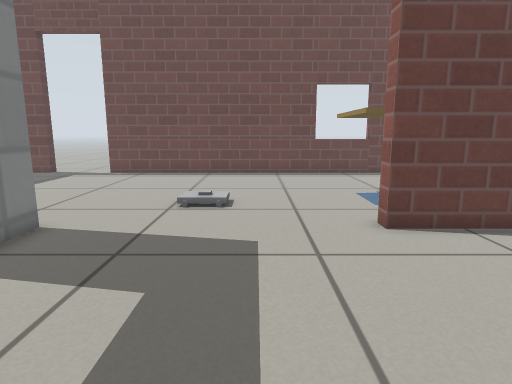
View 1 (above)

16 first-person views from a walk through a world built for the Gazebo simulator. The camera is 0.59 m above the floor, tilts 10° down and sees 75° across. The floor is counted in squares, 0.25 m on a side. Each view is taken from the middle of a square. On the plan, view 1 faces up. The plan holds only what a view shows up to about 19 squares ahead; the rest is blank. The robots in the file are not drawn. Simple patterns stand in for the simulator's built-in surfaces.

View 2
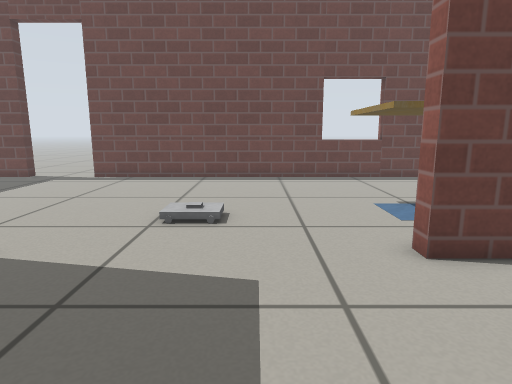

View 3
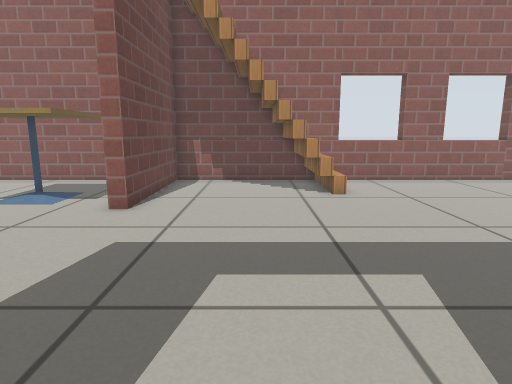

View 4
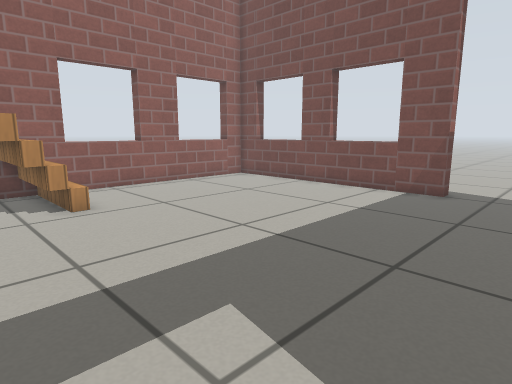

View 5
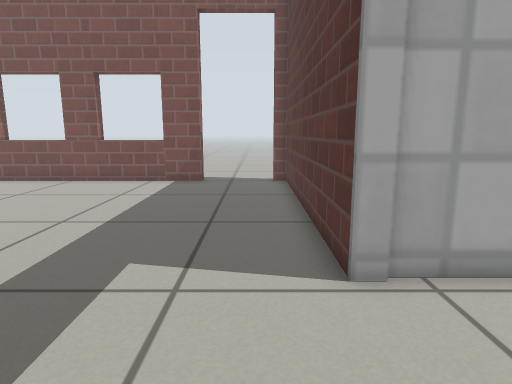

View 6
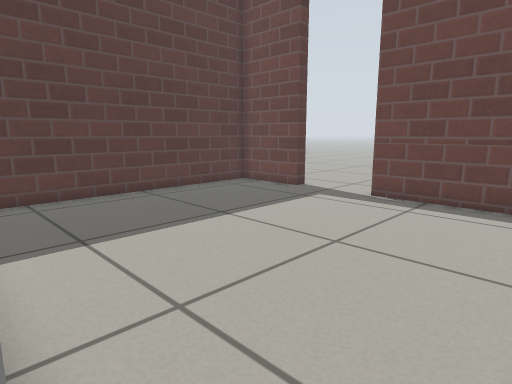

View 7
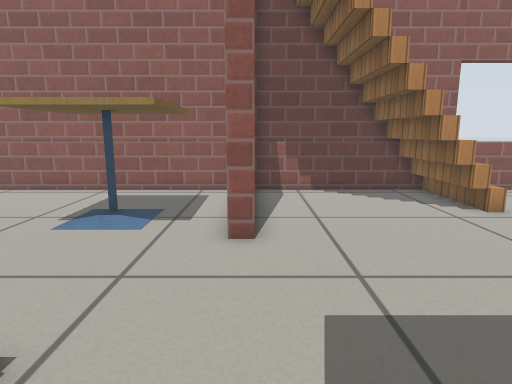

View 8
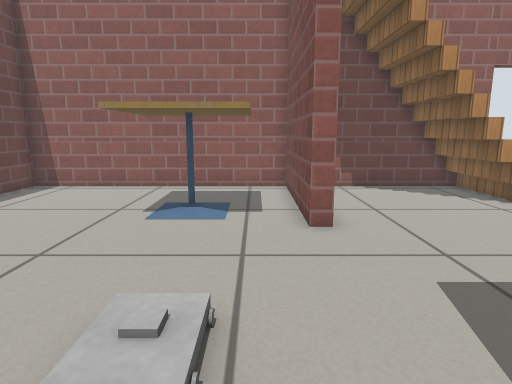

View 9
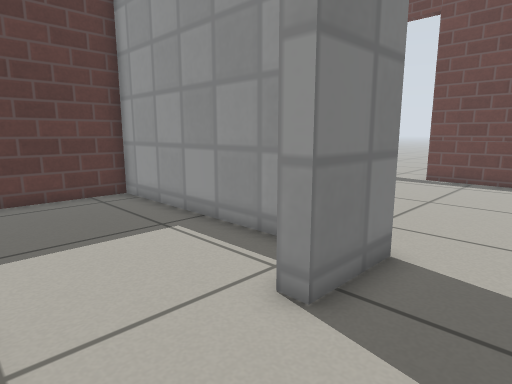

View 10
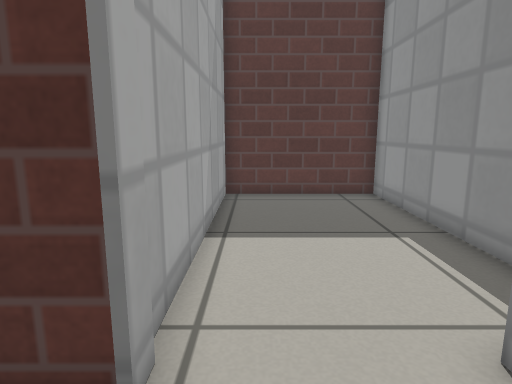

View 11
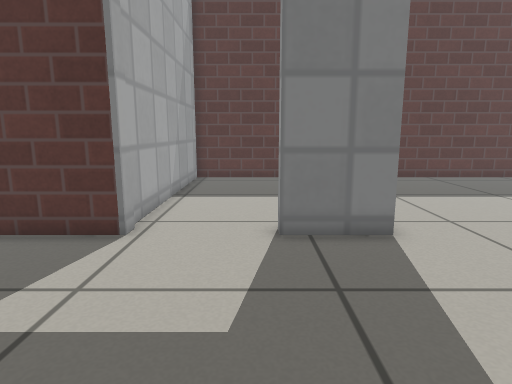

View 12
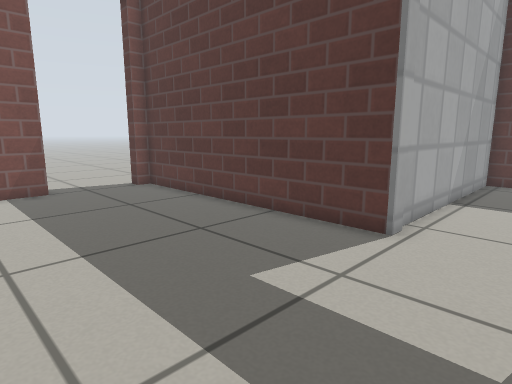

View 13
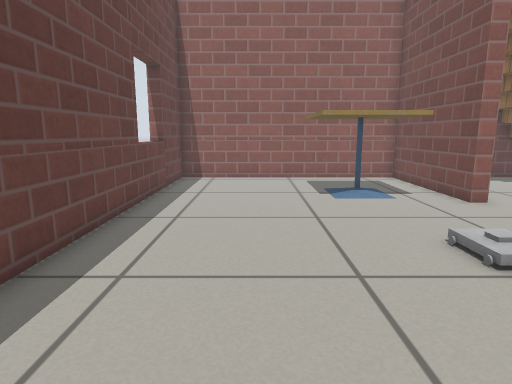

View 14
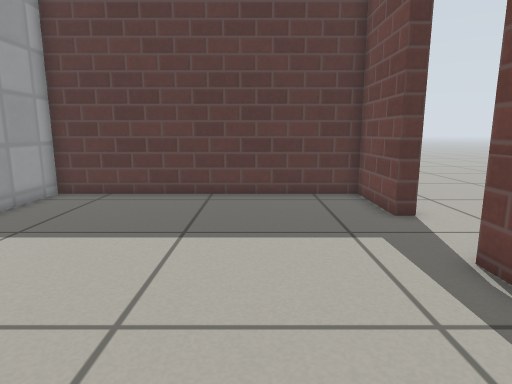

View 15
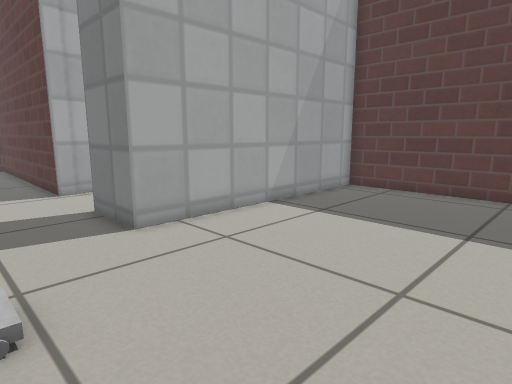

View 16
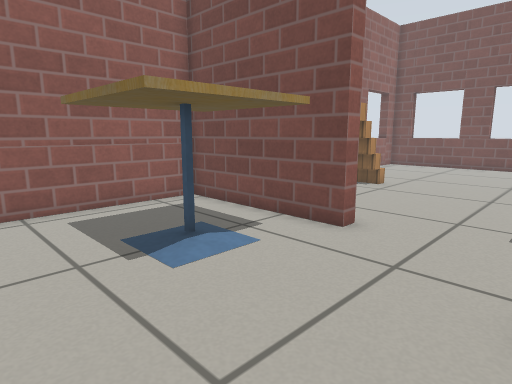

### Floor plan
Ten units are one square. View 1 is at (0, 0); x grows to the right and y downward. Boxes are objects, and circles mark ways between rooms. Rooms are numbered by the first view taken in them; rooms with no view inside come last. Other rooms are left out.
<svg viewBox="-164 -205 268 310">
<path fill="none" stroke="#000" d="M-55 -18 -55 96 -49 96M-13 96 91 96M-124 -200 -159 -200 -159 -82 -55 -82 -55 -56M99 91 99 -80 32 -80 32 -86 99 -86 99 -200 -89 -200M-79 -76 -159 -76 -159 -18 -55 -18"/>
<rect x="25" y="-145" width="50" height="50" fill="#bbb"><title>cafe table</title></rect>
<rect x="55" y="-45" width="40" height="40" fill="#bbb"><title>stairs</title></rect>
<circle cx="-60" cy="-35" r="3" fill="#2a7"/>
<text x="-10" y="-70">1</text>
<text x="-110" y="-50">2</text>
</svg>
Room 1 opens to room 2.

Where each view was taken, in squares from view 1:
view 1: 0 up, 0 right, facing up
view 2: 2 up, 0 right, facing up
view 3: 4 up, 7 left, facing right
view 4: 4 up, 5 left, facing down-right
view 5: 7 up, 4 left, facing down
view 6: 8 up, 3 left, facing up-left
view 7: 8 up, 4 left, facing right
view 8: 10 up, 5 left, facing right
view 9: 2 up, 3 left, facing up-left
view 10: 3 up, 3 left, facing left
view 11: 5 up, 2 right, facing left
view 12: 5 up, 2 right, facing down-left
view 13: 16 up, 8 left, facing right
view 14: 16 up, 3 left, facing left
view 15: 16 up, 2 left, facing down-left
view 16: 16 up, 1 left, facing down-right
